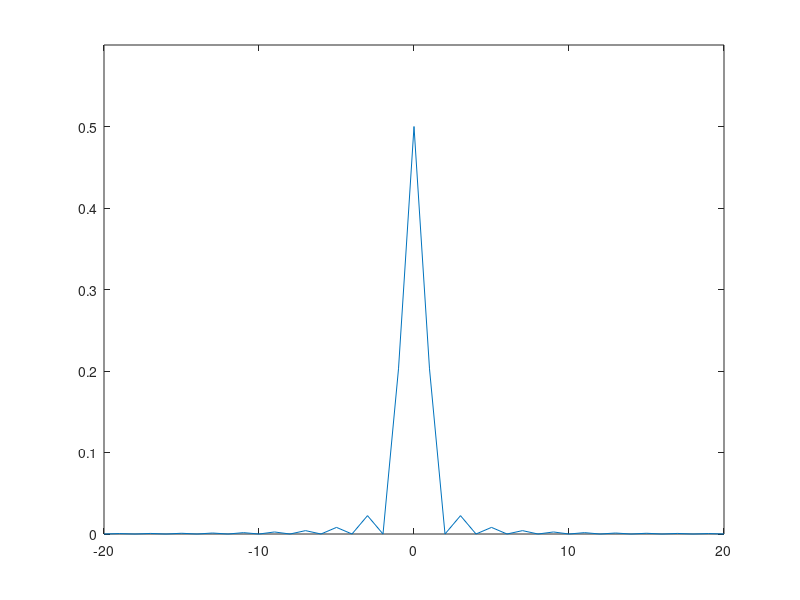
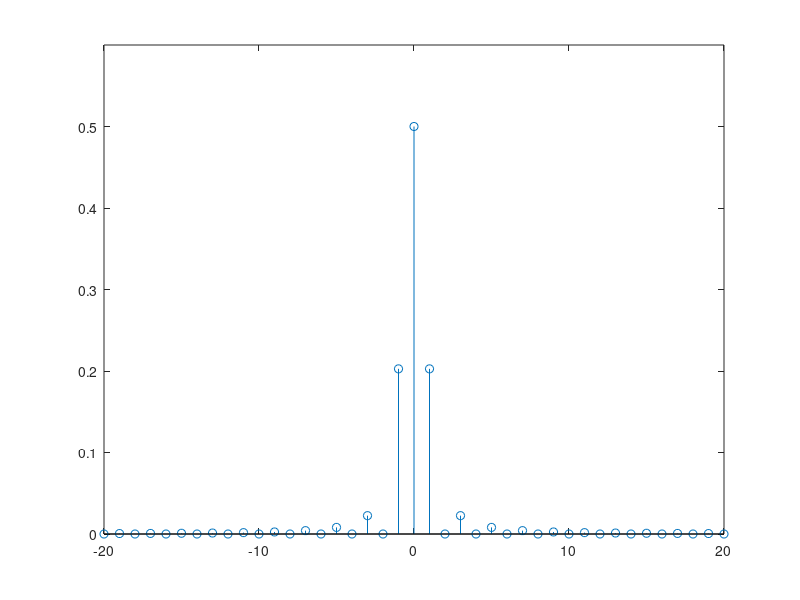
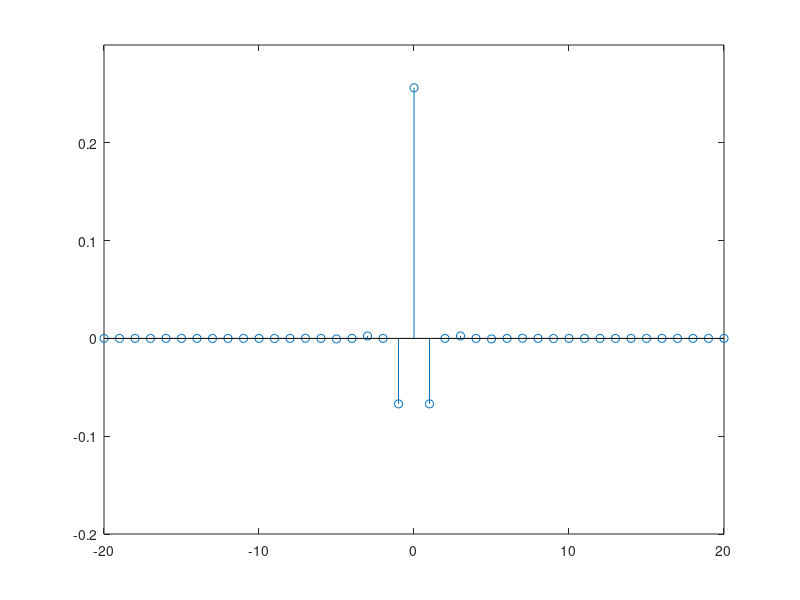

Reproduce these figures in MATLAB, in order.
echo on
n=[-20:1:20];
x=.5*(sinc(n/2)).^2;
figure(1);
plot(n,x);
ylim([0,0.6]);
figure(2);
stem(n,x)
ylim([0,0.6]);
ts=1/40;
t=[-0.5:ts:1.5];
fs=1/ts;
b=[zeros(1,20),t(21:61),zeros(1,20)];
H=fft(b)/fs;
df=fs/80;
f=[0:df:fs]-fs/2;
H1=fftshift(H);
y=x.*H1(21:61);
figure(3);
stem(n,y);
ylim([-0.2,0.3]);